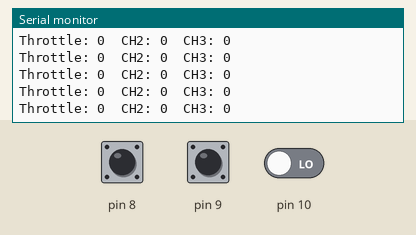
Bench run of a sketch on a simulated Arduino Uno, built with avr-gcc and run on an emulated ATmega328P. Shown: the last lines printed to the serial monitor. The inputs (shaded band) are chosen by the test bench; at power-on: pin 8 LOW, pin 9 LOW, pin 10 LOW.

Above: at 1.2 s.
1.3 s: pin 8 pulsed HIGH 2 times (0.12 s each, 0.3 s apart)
At 2.2 s:
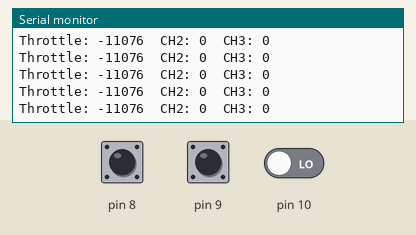
4.9 s: pin 9 pulsed HIGH 2 times (0.12 s each, 0.3 s apart)
At 5.5 s:
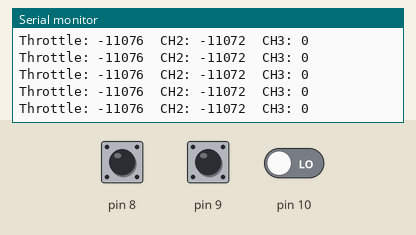
Timing chart, 0 to 6.8 s (numbered marks = the images above; inputs shaded):
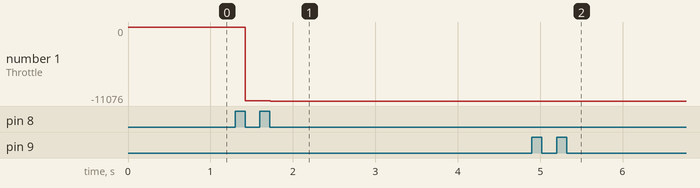

Measured:
- after the input at 1.3 s, the serial monitor: prints a new line after 0.13 s (image 1)
- after the input at 4.9 s, the serial monitor: prints a new line after 0.12 s (image 2)
- plotted number 1: 0 → -11076 after the input at 1.3 s

The sketch:

receiver_pwm_with_interrupts.ino
```cpp
// Currently specific to Arduino Micro

byte last_ch1, last_ch2, last_ch3;
volatile int receiver_ch_1, receiver_ch_2, receiver_ch_3;
unsigned long ch1_timer, ch2_timer, ch3_timer, current_time;

void setup() {

  // Initialize the serial port
  Serial.begin(115200);

  // Setup interrupts for Arduino Micro
  PCICR |= (1 << PCIE0);    // set PCIE0 to enable PCMSK0 scan
  PCMSK0 |= (1 << PCINT0);  // set PCINT4 (digital input 8)
  PCMSK0 |= (1 << PCINT1);  // set PCINT5 (digital input 9)
  PCMSK0 |= (1 << PCINT2);  // set PCINT2 (digital input 10)

}

void loop() {

  Serial.print("Throttle: ");
  Serial.print(receiver_ch_1);
  Serial.print("\tCH2: ");
  Serial.print(receiver_ch_2);
  Serial.print("\tCH3: ");
  Serial.println(receiver_ch_3);

}

// For port numbers with Arduino Micro refer to this:
// https://content.arduino.cc/assets/Pinout-Micro_latest.png
ISR(PCINT0_vect) {

  current_time = micros();

  // Throttle = digital pin 8 (PB4)
  if(PINB & B00000001) {                                   // Pin 8 (PB4) is high
    if(last_ch1 == 0){                                   // Input 8 went high
      last_ch1 = 1;                                      // Store current state
      ch1_timer = current_time;                              // Set the timer
    }
  } else if(last_ch1 == 1){                              //Input 8 is not high and changed from 1 to 0
    last_ch1 = 0;                                        //Remember current input state
    receiver_ch_1 = current_time - ch1_timer;         //Channel 1 is current_time - timer_1
  }

  // Left elevon = digital pin 9 (PB5)
  if(PINB & B00000010) {                                       //Is input 9 high?
    if(last_ch2 == 0){                                   //Input 9 changed from 0 to 1
      last_ch2 = 1;                                      //Remember current input state
      ch2_timer = current_time;                                  //Set timer_2 to current_time
    }
  } else if(last_ch2 == 1){                              //Input 9 is not high and changed from 1 to 0
    last_ch2 = 0;                                        //Remember current input state
    receiver_ch_2 = current_time - ch2_timer;         //Channel 2 is current_time - timer_2
  }

  // Right elevon = digital pin 10 (PB6)
  if(PINB & B00000100) {                                       //Is input 10 high?
    if(last_ch3 == 0){                                   //Input 10 changed from 0 to 1
      last_ch3 = 1;                                      //Remember current input state
      ch3_timer = current_time;                                  //Set timer_3 to current_time
    }
  } else if(last_ch3 == 1){                               //Input 10 is not high and changed from 1 to 0
    last_ch3 = 0;                                        //Remember current input state
    receiver_ch_3 = current_time - ch3_timer;         //Channel 3 is current_time - timer_3
  }

}
```
